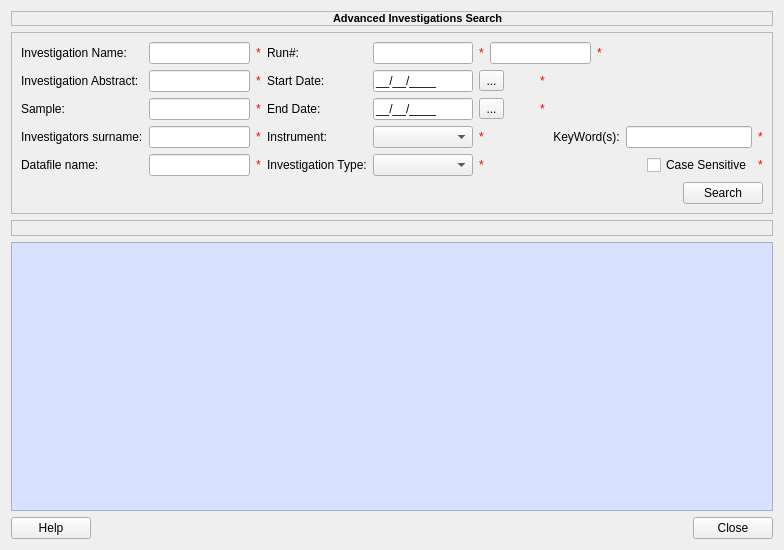
<ui version="4.0" >
 <class>ICatAdvancedSearch</class>
 <widget class="QWidget" name="ICatAdvancedSearch" >
  <property name="geometry" >
   <rect>
    <x>0</x>
    <y>0</y>
    <width>784</width>
    <height>550</height>
   </rect>
  </property>
  <property name="windowTitle" >
   <string>ICat Advanced Search</string>
  </property>
  <layout class="QVBoxLayout" name="verticalLayout" >
   <item>
    <widget class="QLabel" name="advsearchtitleLabel" >
     <property name="maximumSize" >
      <size>
       <width>16777215</width>
       <height>16</height>
      </size>
     </property>
     <property name="frameShape" >
      <enum>QFrame::StyledPanel</enum>
     </property>
     <property name="frameShadow" >
      <enum>QFrame::Sunken</enum>
     </property>
     <property name="text" >
      <string>&lt;!DOCTYPE HTML PUBLIC "-//W3C//DTD HTML 4.0//EN" "http://www.w3.org/TR/REC-html40/strict.dtd">
&lt;html>&lt;head>&lt;meta name="qrichtext" content="1" />&lt;style type="text/css">
p, li { white-space: pre-wrap; }
&lt;/style>&lt;/head>&lt;body style=" font-family:'MS Shell Dlg 2'; font-size:8.25pt; font-weight:400; font-style:normal;">
&lt;p style=" margin-top:0px; margin-bottom:0px; margin-left:0px; margin-right:0px; -qt-block-indent:0; text-indent:0px;">&lt;span style=" font-size:8pt; font-weight:600;">Advanced Investigations Search&lt;/span>&lt;/p>&lt;/body>&lt;/html></string>
     </property>
     <property name="indent" >
      <number>321</number>
     </property>
    </widget>
   </item>
   <item>
    <widget class="QFrame" name="advframeWidget" >
     <property name="maximumSize" >
      <size>
       <width>16777215</width>
       <height>207</height>
      </size>
     </property>
     <property name="styleSheet" >
      <string notr="true" >background-image: url(:/BackGroundImage/ICatSearchBackGround.png);</string>
     </property>
     <property name="frameShape" >
      <enum>QFrame::StyledPanel</enum>
     </property>
     <property name="frameShadow" >
      <enum>QFrame::Sunken</enum>
     </property>
     <layout class="QGridLayout" name="gridLayout_2" >
      <item row="0" column="0" >
       <layout class="QGridLayout" name="gridLayout" >
        <item row="0" column="0" >
         <widget class="QLabel" name="invstNameLabel" >
          <property name="text" >
           <string>Investigation Name:</string>
          </property>
         </widget>
        </item>
        <item row="0" column="1" >
         <widget class="QLineEdit" name="InvestigationName" />
        </item>
        <item row="0" column="2" >
         <widget class="QLabel" name="InvestigationName_2" >
          <property name="styleSheet" >
           <string notr="true" >color: rgb(255, 0, 0);</string>
          </property>
          <property name="text" >
           <string>*</string>
          </property>
         </widget>
        </item>
        <item row="0" column="3" >
         <widget class="QLabel" name="runNumberLabel" >
          <property name="text" >
           <string>Run#:</string>
          </property>
         </widget>
        </item>
        <item row="0" column="4" >
         <widget class="QLineEdit" name="StartRun" />
        </item>
        <item row="0" column="5" >
         <widget class="QLabel" name="StartRun_2" >
          <property name="styleSheet" >
           <string notr="true" >color: rgb(255, 0, 0);</string>
          </property>
          <property name="text" >
           <string>*</string>
          </property>
         </widget>
        </item>
        <item row="0" column="6" colspan="2" >
         <widget class="QLineEdit" name="EndRun" />
        </item>
        <item row="0" column="8" colspan="3" >
         <widget class="QLabel" name="EndRun_2" >
          <property name="styleSheet" >
           <string notr="true" >color: rgb(255, 0, 0);</string>
          </property>
          <property name="text" >
           <string>*</string>
          </property>
         </widget>
        </item>
        <item row="1" column="0" >
         <widget class="QLabel" name="invstAbstractLabel" >
          <property name="text" >
           <string>Investigation Abstract:</string>
          </property>
         </widget>
        </item>
        <item row="1" column="1" >
         <widget class="QLineEdit" name="InvestigationAbstract" />
        </item>
        <item row="1" column="2" >
         <widget class="QLabel" name="InvestigationAbstract_2" >
          <property name="styleSheet" >
           <string notr="true" >color: rgb(255, 0, 0);</string>
          </property>
          <property name="text" >
           <string>*</string>
          </property>
         </widget>
        </item>
        <item row="1" column="3" >
         <widget class="QLabel" name="startdateLabel" >
          <property name="text" >
           <string>Start Date:</string>
          </property>
         </widget>
        </item>
        <item row="1" column="4" >
         <widget class="QLineEdit" name="StartDate" >
          <property name="toolTip" >
           <string>Date in DD/MM/YYY format</string>
          </property>
          <property name="inputMask" >
           <string>99/99/9999;_</string>
          </property>
          <property name="text" >
           <string>//</string>
          </property>
         </widget>
        </item>
        <item row="1" column="5" colspan="2" >
         <widget class="QToolButton" name="startdatetoolButton" >
          <property name="maximumSize" >
           <size>
            <width>25</width>
            <height>16777215</height>
           </size>
          </property>
          <property name="text" >
           <string>...</string>
          </property>
         </widget>
        </item>
        <item row="1" column="7" >
         <widget class="QLabel" name="StartDate_2" >
          <property name="styleSheet" >
           <string notr="true" >color: rgb(255, 0, 0);</string>
          </property>
          <property name="text" >
           <string>*</string>
          </property>
         </widget>
        </item>
        <item row="2" column="0" >
         <widget class="QLabel" name="sampleLabel" >
          <property name="text" >
           <string>Sample:</string>
          </property>
         </widget>
        </item>
        <item row="2" column="1" >
         <widget class="QLineEdit" name="SampleName" />
        </item>
        <item row="2" column="2" >
         <widget class="QLabel" name="SampleName_2" >
          <property name="styleSheet" >
           <string notr="true" >color: rgb(255, 0, 0);</string>
          </property>
          <property name="text" >
           <string>*</string>
          </property>
         </widget>
        </item>
        <item row="2" column="3" >
         <widget class="QLabel" name="enddateLabel" >
          <property name="text" >
           <string>End Date:</string>
          </property>
         </widget>
        </item>
        <item row="2" column="4" >
         <widget class="QLineEdit" name="EndDate" >
          <property name="toolTip" >
           <string>Date in DD/MM/YYY format</string>
          </property>
          <property name="inputMask" >
           <string>99/99/9999;_</string>
          </property>
          <property name="text" >
           <string>//</string>
          </property>
         </widget>
        </item>
        <item row="2" column="5" colspan="2" >
         <widget class="QToolButton" name="enddatetoolButton" >
          <property name="maximumSize" >
           <size>
            <width>25</width>
            <height>16777215</height>
           </size>
          </property>
          <property name="text" >
           <string>...</string>
          </property>
         </widget>
        </item>
        <item row="2" column="7" >
         <widget class="QLabel" name="EndDate_2" >
          <property name="styleSheet" >
           <string notr="true" >color: rgb(255, 0, 0);</string>
          </property>
          <property name="text" >
           <string>*</string>
          </property>
         </widget>
        </item>
        <item row="3" column="0" >
         <widget class="QLabel" name="invstsurnameLabel" >
          <property name="text" >
           <string>Investigators surname:</string>
          </property>
         </widget>
        </item>
        <item row="3" column="1" >
         <widget class="QLineEdit" name="InvestigatorSurName" />
        </item>
        <item row="3" column="2" >
         <widget class="QLabel" name="InvestigatorSurName_2" >
          <property name="styleSheet" >
           <string notr="true" >color: rgb(255, 0, 0);</string>
          </property>
          <property name="text" >
           <string>*</string>
          </property>
         </widget>
        </item>
        <item row="3" column="3" >
         <widget class="QLabel" name="instrumentLabel" >
          <property name="text" >
           <string>Instrument:</string>
          </property>
         </widget>
        </item>
        <item row="3" column="4" >
         <widget class="QComboBox" name="Instrument" >
          <property name="toolTip" >
           <string>Instrument Box</string>
          </property>
          <property name="styleSheet" >
           <string notr="true" >QComboBox#Instrument QListView{background-color: white;background-image: url(ICatComboBackground.png);background-attachment: scroll;}QComboBox#Instrument QListView QScrollBar:vertical{background-image: url(:/images/ICatComboVScrollbar.png); background-repeat: repeat-y; width: 17px; height:20px;} </string>
          </property>
         </widget>
        </item>
        <item row="3" column="5" >
         <widget class="QLabel" name="Instrument_2" >
          <property name="styleSheet" >
           <string notr="true" >color: rgb(255, 0, 0);</string>
          </property>
          <property name="text" >
           <string>*</string>
          </property>
         </widget>
        </item>
        <item row="3" column="7" colspan="2" >
         <widget class="QLabel" name="keywordsLabel" >
          <property name="text" >
           <string>    KeyWord(s):</string>
          </property>
         </widget>
        </item>
        <item row="3" column="9" colspan="2" >
         <widget class="QLineEdit" name="Keywords" />
        </item>
        <item row="3" column="11" >
         <widget class="QLabel" name="Keywords_2" >
          <property name="styleSheet" >
           <string notr="true" >color: rgb(255, 0, 0);</string>
          </property>
          <property name="text" >
           <string>*</string>
          </property>
         </widget>
        </item>
        <item row="4" column="0" >
         <widget class="QLabel" name="datafilenameLabel" >
          <property name="text" >
           <string>Datafile name:</string>
          </property>
         </widget>
        </item>
        <item row="4" column="1" >
         <widget class="QLineEdit" name="DataFileName" />
        </item>
        <item row="4" column="2" >
         <widget class="QLabel" name="DataFileName_2" >
          <property name="styleSheet" >
           <string notr="true" >color: rgb(255, 0, 0);</string>
          </property>
          <property name="text" >
           <string>*</string>
          </property>
         </widget>
        </item>
        <item row="4" column="3" >
         <widget class="QLabel" name="invstTypeLabel" >
          <property name="text" >
           <string>Investigation Type:</string>
          </property>
         </widget>
        </item>
        <item row="4" column="4" >
         <widget class="QComboBox" name="InvestigationType" >
          <property name="styleSheet" >
           <string notr="true" >QComboBox#InvestigationType QListView{background-color: white;background-image: url(ICatComboBackground.png);background-attachment: scroll;}QComboBox#InvestigationType QListView QScrollBar:vertical{background-image: url(:/images/ICatComboVScrollbar.png); background-repeat: repeat-y; width: 17px; height:20px;} </string>
          </property>
         </widget>
        </item>
        <item row="4" column="5" colspan="2" >
         <widget class="QLabel" name="InvestigationType_2" >
          <property name="styleSheet" >
           <string notr="true" >color: rgb(255, 0, 0);</string>
          </property>
          <property name="text" >
           <string>*</string>
          </property>
         </widget>
        </item>
        <item row="4" column="7" colspan="3" >
         <spacer name="horizontalSpacer_3" >
          <property name="orientation" >
           <enum>Qt::Horizontal</enum>
          </property>
          <property name="sizeHint" stdset="0" >
           <size>
            <width>108</width>
            <height>17</height>
           </size>
          </property>
         </spacer>
        </item>
        <item row="4" column="10" >
         <widget class="QCheckBox" name="casesensitiveBox" >
          <property name="text" >
           <string>Case Sensitive</string>
          </property>
         </widget>
        </item>
        <item row="4" column="11" >
         <widget class="QLabel" name="CaseSensitive_2" >
          <property name="styleSheet" >
           <string notr="true" >color: rgb(255, 0, 0);</string>
          </property>
          <property name="text" >
           <string>*</string>
          </property>
         </widget>
        </item>
       </layout>
      </item>
      <item row="1" column="0" >
       <layout class="QHBoxLayout" name="horizontalLayout_2" >
        <item>
         <spacer name="horizontalSpacer_4" >
          <property name="orientation" >
           <enum>Qt::Horizontal</enum>
          </property>
          <property name="sizeHint" stdset="0" >
           <size>
            <width>587</width>
            <height>20</height>
           </size>
          </property>
         </spacer>
        </item>
        <item>
         <widget class="QPushButton" name="searchButton" >
          <property name="toolTip" >
           <string>Search Investigations</string>
          </property>
          <property name="text" >
           <string>Search</string>
          </property>
         </widget>
        </item>
       </layout>
      </item>
     </layout>
    </widget>
   </item>
   <item>
    <widget class="QLabel" name="advsearchLabel" >
     <property name="frameShape" >
      <enum>QFrame::StyledPanel</enum>
     </property>
     <property name="frameShadow" >
      <enum>QFrame::Sunken</enum>
     </property>
     <property name="text" >
      <string/>
     </property>
    </widget>
   </item>
   <item>
    <widget class="QTableWidget" name="advSearchtableWidget" >
     <property name="styleSheet" >
      <string notr="true" >background-color: rgb(216, 225, 255);</string>
     </property>
     <property name="horizontalScrollBarPolicy" >
      <enum>Qt::ScrollBarAsNeeded</enum>
     </property>
     <property name="selectionMode" >
      <enum>QAbstractItemView::SingleSelection</enum>
     </property>
     <property name="selectionBehavior" >
      <enum>QAbstractItemView::SelectRows</enum>
     </property>
    </widget>
   </item>
   <item>
    <layout class="QHBoxLayout" name="horizontalLayout" >
     <item>
      <widget class="QPushButton" name="helpButton" >
       <property name="text" >
        <string>Help</string>
       </property>
      </widget>
     </item>
     <item>
      <spacer name="horizontalSpacer" >
       <property name="orientation" >
        <enum>Qt::Horizontal</enum>
       </property>
       <property name="sizeHint" stdset="0" >
        <size>
         <width>568</width>
         <height>20</height>
        </size>
       </property>
      </spacer>
     </item>
     <item>
      <widget class="QPushButton" name="closeButton" >
       <property name="text" >
        <string>Close</string>
       </property>
      </widget>
     </item>
    </layout>
   </item>
  </layout>
 </widget>
 <tabstops>
  <tabstop>helpButton</tabstop>
  <tabstop>closeButton</tabstop>
  <tabstop>advSearchtableWidget</tabstop>
 </tabstops>
 <resources>
  <include location="ICatSearchBackGround.qrc" />
 </resources>
 <connections/>
</ui>
